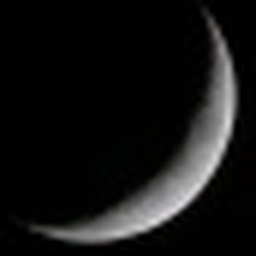
#> input picture util/moon/moon01_th.jpg, 256 x 256 px
$ python -i normalize-moons.py   (imports and definitions only)
#> lines starting #> are read from the running program, lines starting #| are printed output that depends on the picture; after the words box and inside, x2 and y2 are one past the last pixel; in counts of white or black regions, pixels touching at a corner belong together
"""
normalize-moons.py
------------------
Normalizes a set of moon phase images by:
  1. Auto-detecting and centering the moon in the frame
  2. Cropping to a consistent square
  3. Resizing to a target resolution
  4. (Optional) White-balance normalization to a neutral gray tone

Requirements:
    pip install Pillow numpy scipy

Usage:
    python normalize-moons.py
    python normalize-moons.py --input ./my_moons --output ./out --size 512
    python normalize-moons.py --no-whitebalance
"""

import argparse
import os
import numpy as np
from pathlib import Path
from PIL import Image, ImageFilter
from scipy import ndimage


# ── Config ────────────────────────────────────────────────────────────────────

DEFAULT_INPUT_DIR  = "."          # folder containing moon*.jpg
DEFAULT_OUTPUT_DIR = "normalized" # where processed images are saved
DEFAULT_SIZE       = 512          # output image size in pixels (square)
PADDING_FACTOR     = 0.15         # extra breathing room around the moon (0–0.5)
EXTENSIONS         = {".jpg", ".jpeg", ".png", ".tif", ".tiff"}


# ── Core functions ────────────────────────────────────────────────────────────

def find_moon_bbox(img_array: np.ndarray, threshold: int = 25):
    """
    Detects the moon by thresholding on brightness.
    Returns (top, left, bottom, right) bounding box of the lit region.
    Raises ValueError if nothing bright enough is found.
    """
#> called with threshold = 25
    # Convert to grayscale luminance
    if img_array.ndim == 3:
        gray = 0.299 * img_array[:, :, 0] + \
               0.587 * img_array[:, :, 1] + \
               0.114 * img_array[:, :, 2]
    else:
        gray = img_array.astype(float)

    # Binary mask of bright pixels
    mask = gray > threshold
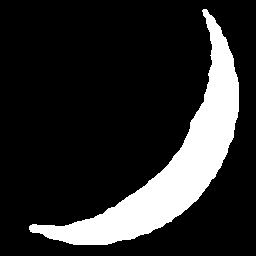
#> mask: shape (256, 256) bool; 16.9% white; 1 white region, box (x1, y1, x2, y2) and area: (29, 9, 239, 245) 11046

    # Remove isolated noise with morphological closing
    mask = ndimage.binary_closing(mask, structure=np.ones((5, 5)))
    mask = ndimage.binary_fill_holes(mask)

    # Label connected components; keep the largest
    labeled, num_features = ndimage.label(mask)
#> num_features = 1
    if num_features == 0:
        raise ValueError("No bright region found — try lowering --threshold")

    sizes = ndimage.sum(mask, labeled, range(1, num_features + 1))
#> sizes = [11046]
    largest_label = np.argmax(sizes) + 1
#> largest_label = 1
    moon_mask = labeled == largest_label

    rows = np.any(moon_mask, axis=1)
    cols = np.any(moon_mask, axis=0)
    top,    bottom = np.where(rows)[0][[0, -1]]
#> top = 9; bottom = 244
    left,   right  = np.where(cols)[0][[0, -1]]
#> left = 29; right = 238

    return int(top), int(left), int(bottom), int(right)


# [125 lines left out: functions center_and_crop, normalize_whitebalance, process_image, main, not called in this run]


# [2 lines not run here, left out]

>>> import cv2
>>> picture = cv2.imread('moon/moon01_th.jpg', cv2.IMREAD_GRAYSCALE)
>>> result = find_moon_bbox(picture)
#> result = (9, 29, 244, 238)
